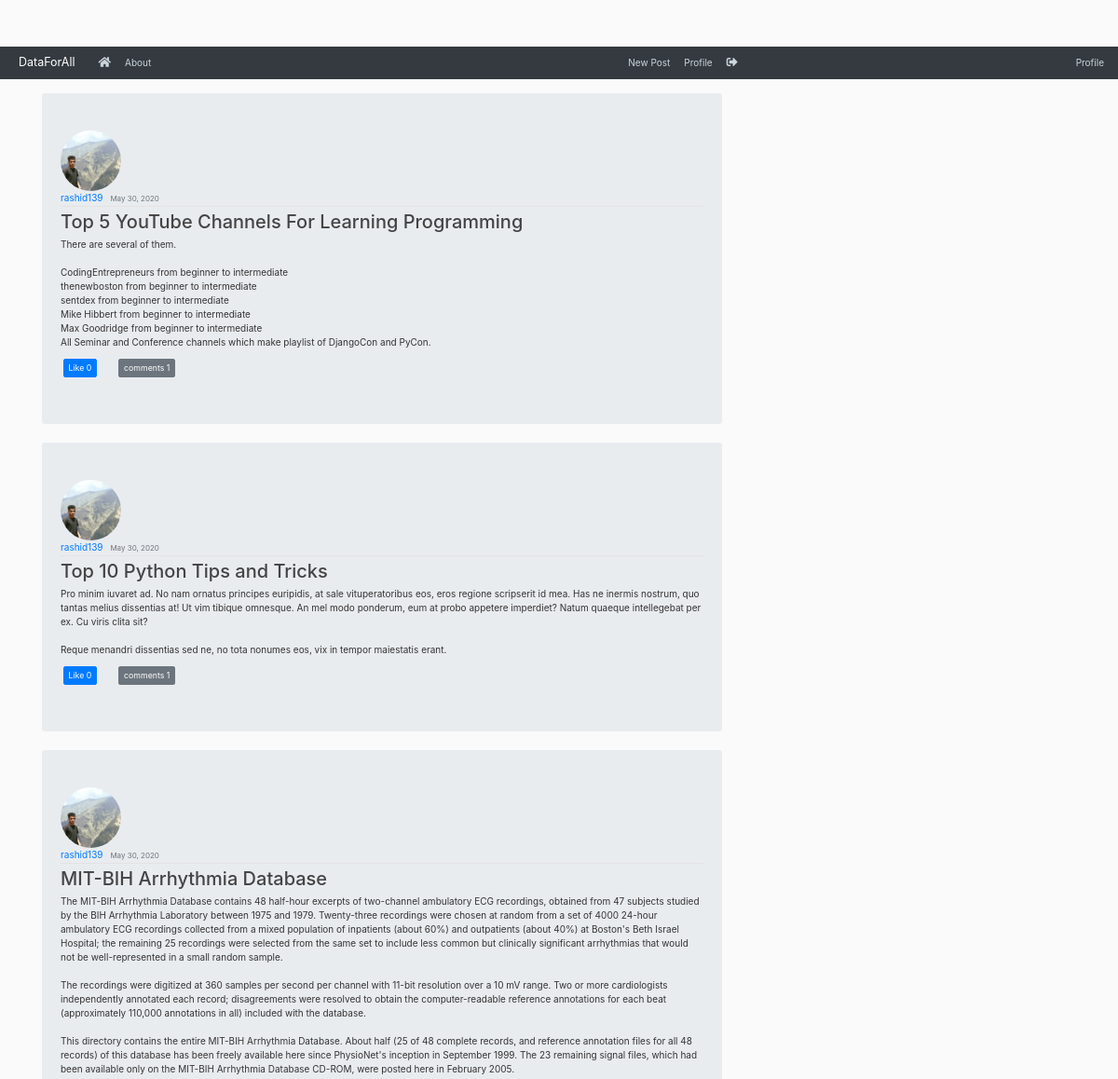
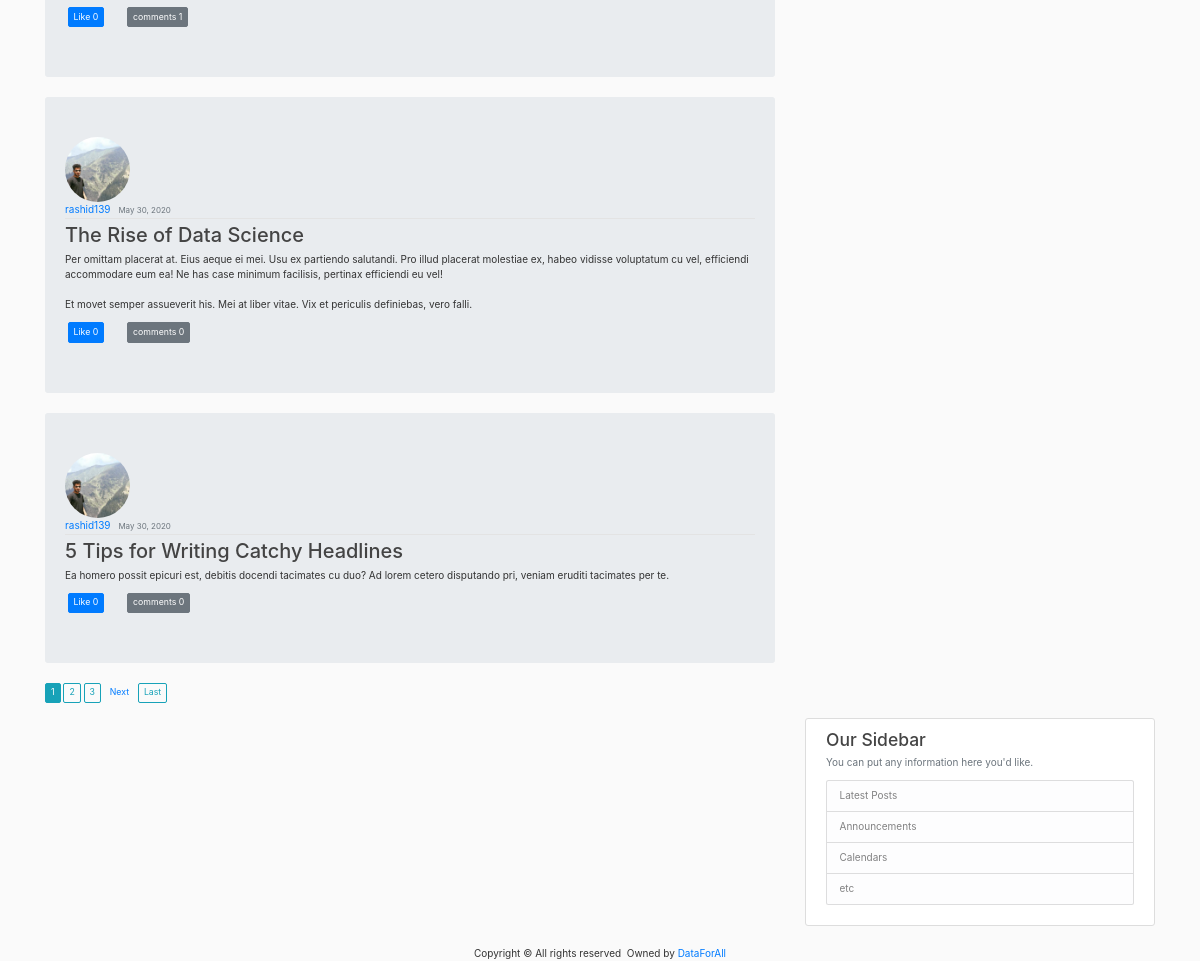
The app's page / (signed in) with its own data (2 pictures, top to bottom).
### blog/models.py (models this page shows, shortened)
class Post(models.Model):
    title = models.CharField(max_length = 100)
    content = models.TextField()
    date_posted = models.DateTimeField(default=timezone.now)
    author = models.ForeignKey(User, on_delete=models.CASCADE)

### users/models.py (models this page shows, shortened)
class Profile(models.Model):
    user = models.OneToOneField(User, on_delete = models.CASCADE)
    image = models.ImageField(default='default.jpg', upload_to='profile_pics')

### blog/views.py (the view)
# urls.py: path('', views.PostListView.as_view(), name = 'blog-home'),
class PostListView(ListView):
    model = Post
    template_name = 'blog/home.html'
    context_object_name = 'posts'
    ordering = ['-date_posted']
    paginate_by = 5

### blog/templates/blog/home.html (shortened to what this page needs)
{% extends 'blog/base.html' %}
{% block content %}
    {% for post in posts %}
        <article class="container jumbotron">
            <img class="rounded-circle article-img" src="{{ post.author.profile.image.url }}">
            <div class="media-body">
              <div class="article-metadata">
                <a class="mr-2" href="{% url 'user-posts'  post.author.username %}">{{ post.author }}</a>
                <small class="text-muted">{{ post.date_posted | date:"F d, Y" }}</small>
              </div>
              <h2><a class="article-title" href="{% url 'post-detail' post.id %}">{{ post.title }}</a></h2>
              <p class="article-content">{{ post.content }}</p>
              <p>
                <a class="likebutton btn btn-primary btn-sm mr-4 ml-1" id="like{{ post.id }}" href="#" data-catid="{{ post.id }}">Like {{ post.like_set.all.count }}</a>
                <a class="btn btn-secondary btn-sm mr-4 ml-2"  href="{% url 'post-detail'  post.pk %}" >comments {{post.comment_set.all.count }}</a> </p>
            </div>
        </article>
    {% endfor %}
    {% if is_paginated %}
      {% for num in page_obj.paginator.page_range %}
          {% if page_obj.number ==  num %}
            <a class="btn btn-info mb-4 btn-sm" href="?page={{num}}">{{num}}</a>
          {% elif  num > page_obj.number|add:'-3' and num < page_obj.number|add:'3' %}
            <a class="btn btn-outline-info  mb-4 btn-sm" href="?page={{num}}">{{num}}</a>
          {% endif %}
      {% endfor %}
      {% if page_obj.has_next %}
      <a class="btn btn--outline-info mb-4 btn-sm" href="?page={{ page_obj.next_number }}">Next</a>
      <a class="btn btn-outline-info mb-4 btn-sm" href="?page={{ page_obj.paginator.num_pages}}">Last</a>
    {% endif %}
    {% endif %}
{% endblock %}
{% block about %}
{% include 'blog/about.html' %}
{% endblock %}

### static/css/main.css (style rules this page uses)
body { background: #fafafa; color: #333333; margin-top: 5rem; }
h1, h2, h3, h4, h5, h6 { color: #444444; }
.article-title { color: #444444; }
.article-content { white-space: pre-line; }
.article-img { height: 65px; width: 65px; margin-right: 16px; }
.article-metadata { padding-bottom: 1px; margin-bottom: 4px; border-bottom: 1px solid #e3e3e3 }

### records on screen
Post: author.profile.image (picture), author "rashid139", date_posted "May 30, 2020", title "Top 5 YouTube Channels For Learning Programming", content "There are several of them. CodingEntrepreneurs from beginner to intermediate thenewboston from beginner to intermediate sentdex from beginner to intermediate Mike Hibbert from beginner to intermediate Max Goodridge from beginner to intermediate All Seminar and Conference channels which make playlist of DjangoCon and PyCon.", like_set.all.count "0", comment_set.all.count "1"
Post: author.profile.image (picture), author "rashid139", date_posted "May 30, 2020", title "Top 10 Python Tips and Tricks", content "Pro minim iuvaret ad. No nam ornatus principes euripidis, at sale vituperatoribus eos, eros regione scripserit id mea. Has ne inermis nostrum, quo tantas melius dissentias at! Ut vim tibique omnesque. An mel modo ponderum, eum at probo appetere imperdiet? Natum quaeque intellegebat per ex. Cu viris clita sit? Reque menandri dissentias sed ne, no tota nonumes eos, vix in tempor maiestatis erant.", like_set.all.count "0", comment_set.all.count "1"
Post: author.profile.image (picture), author "rashid139", date_posted "May 30, 2020", title "MIT-BIH Arrhythmia Database", content "The MIT-BIH Arrhythmia Database contains 48 half-hour excerpts of two-channel ambulatory ECG recordings, obtained from 47 subjects studied by the BIH Arrhythmia Laboratory between 1975 and 1979. Twenty-three recordings were chosen at random from a set of 4000 24-hour ambulatory ECG recordings collected from a mixed population of inpatients (about 60%) and outpatients (about 40%) at Boston's Beth Israel Hospital; the remaining 25 recordings were selected from the same set to include less common but clinically significant arrhythmias that would not be well-represented in a small random sample. The recordings were digitized at 360 samples per second per channel with 11-bit resolution over a 10…", like_set.all.count "0", comment_set.all.count "1"
Post: author.profile.image (picture), author "rashid139", date_posted "May 30, 2020", title "The Rise of Data Science", content "Per omittam placerat at. Eius aeque ei mei. Usu ex partiendo salutandi. Pro illud placerat molestiae ex, habeo vidisse voluptatum cu vel, efficiendi accommodare eum ea! Ne has case minimum facilisis, pertinax efficiendi eu vel! Et movet semper assueverit his. Mei at liber vitae. Vix et periculis definiebas, vero falli.", like_set.all.count "0", comment_set.all.count "0"
Post: author.profile.image (picture), author "rashid139", date_posted "May 30, 2020", title "5 Tips for Writing Catchy Headlines", content "Ea homero possit epicuri est, debitis docendi tacimates cu duo? Ad lorem cetero disputando pri, veniam eruditi tacimates per te.", like_set.all.count "0", comment_set.all.count "0"

### other values on screen
{{ num }} "1"
{{ num }} "2" "3"
